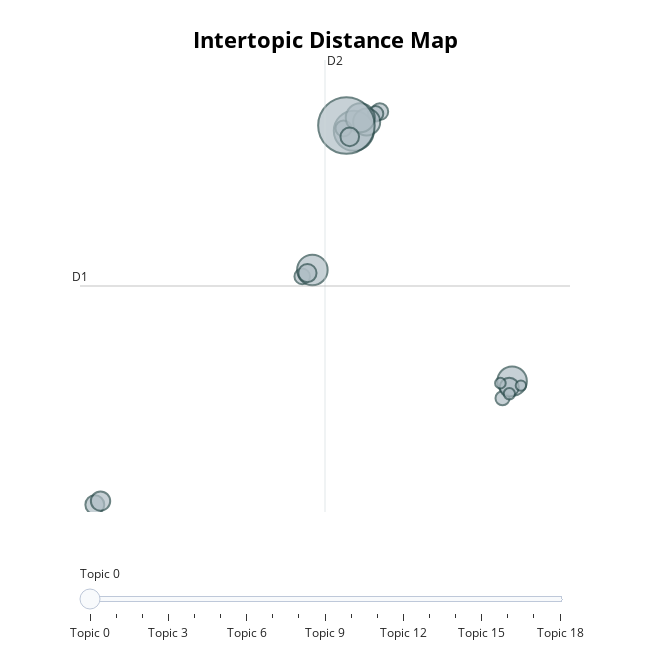

Source (notebook cell):
### Code cell
topic_model.visualize_topics() # визуализация топиков

### Figure 1 — Plotly figure (JSON) as saved in the notebook; plotly's stock layout.template omitted (floating-point values rounded to 4 significant figures)
{"data": [{"customdata": [[0, "дым | курю | shmouk | никотин | курим", 69], [1, "око | черепа | crew | dead | демоны", 98], [2, "всё | нам | мир | тебе | лишь", 303], [3, "ремонту | жако | дойчланд | эй | tag", 82], [4, "нам | всё | эй | жизнь | героиновый", 127], [5, "её | хочет | хочу | сука | мной", 558], [6, "времена | рухнет | тап | всё | сошел", 38], [7, "пены | витамины | воду | drugs | папа", 39], [8, "outsider | тебе | снова | хочу | тобой", 90], [9, "деньги | money | cash | мои | денег", 255], [10, "gang | сука | эй | bitch | skittles", 84], [11, "эй | рэп | yeah | сука | всё", 292], [12, "москва | русский | эй | всё | нам", 324], [13, "сука | gang | эй | ling | yeah", 115], [14, "дым | снова | ночи | день | сон", 45], [15, "тебе | снова | нам | сука | любовь", 1111], [16, "всё | просто | боль | потребляй | снова", 124], [17, "почему | любовь | снова | всё | тебе", 120], [18, "буду | сердце | боль | тебе | напоследок", 130]], "hovertemplate": "<b>Topic %{customdata[0]}</b><br>%{customdata[1]}<br>Size: %{customdata[2]}", "legendgroup": "", "marker": {"color": "#B0BEC5", "line": {"color": "DarkSlateGrey", "width": 2}, "size": [69, 98, 303, 82, 127, 558, 38, 39, 90, 255, 84, 292, 324, 115, 45, 1111, 124, 120, 130], "sizemode": "area", "sizeref": 0.6944, "symbol": "circle"}, "mode": "markers", "name": "", "orientation": "v", "showlegend": false, "type": "scatter", "x": [13.17, 7.94, 13.58, 7.762, 13.46, 6.833, 13.96, 13.08, 6.394, 7.379, 4.632, 7.107, 5.065, 4.855, 13.47, 6.518, -4.213, 6.659, -3.97], "xaxis": "x", "y": [3.874, 23.08, 5.019, 22.94, 4.608, 21.8, 4.72, 4.886, 21.96, 22.39, 12.04, 22.68, 12.47, 12.26, 4.171, 22.15, -3.261, 21.39, -3.018], "yaxis": "y"}], "layout": {"annotations": [{"showarrow": false, "text": "D1", "x": -4.845, "y": 11.4, "yshift": 10}, {"showarrow": false, "text": "D2", "x": 5.604, "xshift": 10, "y": 26.54}], "height": 650, "hoverlabel": {"bgcolor": "white", "font": {"family": "Rockwell", "size": 16}}, "legend": {"itemsizing": "constant", "tracegroupgap": 0}, "margin": {"t": 60}, "shapes": [{"line": {"color": "#CFD8DC", "width": 2}, "type": "line", "x0": 5.604, "x1": 5.604, "y0": -3.75, "y1": 26.54}, {"line": {"color": "#9E9E9E", "width": 2}, "type": "line", "x0": -4.845, "x1": 16.05, "y0": 11.4, "y1": 11.4}], "sliders": [{"active": 0, "pad": {"t": 50}, "steps": [{"args": [{"marker.color": [["red", "#B0BEC5", "#B0BEC5", "#B0BEC5", "#B0BEC5", "#B0BEC5", "#B0BEC5", "#B0BEC5", "#B0BEC5", "#B0BEC5", "#B0BEC5", "#B0BEC5", "#B0BEC5", "#B0BEC5", "#B0BEC5", "#B0BEC5", "#B0BEC5", "#B0BEC5", "#B0BEC5"]]}], "label": "Topic 0", "method": "update"}, {"args": [{"marker.color": [["#B0BEC5", "red", "#B0BEC5", "#B0BEC5", "#B0BEC5", "#B0BEC5", "#B0BEC5", "#B0BEC5", "#B0BEC5", "#B0BEC5", "#B0BEC5", "#B0BEC5", "#B0BEC5", "#B0BEC5", "#B0BEC5", "#B0BEC5", "#B0BEC5", "#B0BEC5", "#B0BEC5"]]}], "label": "Topic 1", "method": "update"}, {"args": [{"marker.color": [["#B0BEC5", "#B0BEC5", "red", "#B0BEC5", "#B0BEC5", "#B0BEC5", "#B0BEC5", "#B0BEC5", "#B0BEC5", "#B0BEC5", "#B0BEC5", "#B0BEC5", "#B0BEC5", "#B0BEC5", "#B0BEC5", "#B0BEC5", "#B0BEC5", "#B0BEC5", "#B0BEC5"]]}], "label": "Topic 2", "method": "update"}, {"args": [{"marker.color": [["#B0BEC5", "#B0BEC5", "#B0BEC5", "red", "#B0BEC5", "#B0BEC5", "#B0BEC5", "#B0BEC5", "#B0BEC5", "#B0BEC5", "#B0BEC5", "#B0BEC5", "#B0BEC5", "#B0BEC5", "#B0BEC5", "#B0BEC5", "#B0BEC5", "#B0BEC5", "#B0BEC5"]]}], "label": "Topic 3", "method": "update"}, {"args": [{"marker.color": [["#B0BEC5", "#B0BEC5", "#B0BEC5", "#B0BEC5", "red", "#B0BEC5", "#B0BEC5", "#B0BEC5", "#B0BEC5", "#B0BEC5", "#B0BEC5", "#B0BEC5", "#B0BEC5", "#B0BEC5", "#B0BEC5", "#B0BEC5", "#B0BEC5", "#B0BEC5", "#B0BEC5"]]}], "label": "Topic 4", "method": "update"}, {"args": [{"marker.color": [["#B0BEC5", "#B0BEC5", "#B0BEC5", "#B0BEC5", "#B0BEC5", "red", "#B0BEC5", "#B0BEC5", "#B0BEC5", "#B0BEC5", "#B0BEC5", "#B0BEC5", "#B0BEC5", "#B0BEC5", "#B0BEC5", "#B0BEC5", "#B0BEC5", "#B0BEC5", "#B0BEC5"]]}], "label": "Topic 5", "method": "update"}, {"args": [{"marker.color": [["#B0BEC5", "#B0BEC5", "#B0BEC5", "#B0BEC5", "#B0BEC5", "#B0BEC5", "red", "#B0BEC5", "#B0BEC5", "#B0BEC5", "#B0BEC5", "#B0BEC5", "#B0BEC5", "#B0BEC5", "#B0BEC5", "#B0BEC5", "#B0BEC5", "#B0BEC5", "#B0BEC5"]]}], "label": "Topic 6", "method": "update"}, {"args": [{"marker.color": [["#B0BEC5", "#B0BEC5", "#B0BEC5", "#B0BEC5", "#B0BEC5", "#B0BEC5", "#B0BEC5", "red", "#B0BEC5", "#B0BEC5", "#B0BEC5", "#B0BEC5", "#B0BEC5", "#B0BEC5", "#B0BEC5", "#B0BEC5", "#B0BEC5", "#B0BEC5", "#B0BEC5"]]}], "label": "Topic 7", "method": "update"}, {"args": [{"marker.color": [["#B0BEC5", "#B0BEC5", "#B0BEC5", "#B0BEC5", "#B0BEC5", "#B0BEC5", "#B0BEC5", "#B0BEC5", "red", "#B0BEC5", "#B0BEC5", "#B0BEC5", "#B0BEC5", "#B0BEC5", "#B0BEC5", "#B0BEC5", "#B0BEC5", "#B0BEC5", "#B0BEC5"]]}], "label": "Topic 8", "method": "update"}, {"args": [{"marker.color": [["#B0BEC5", "#B0BEC5", "#B0BEC5", "#B0BEC5", "#B0BEC5", "#B0BEC5", "#B0BEC5", "#B0BEC5", "#B0BEC5", "red", "#B0BEC5", "#B0BEC5", "#B0BEC5", "#B0BEC5", "#B0BEC5", "#B0BEC5", "#B0BEC5", "#B0BEC5", "#B0BEC5"]]}], "label": "Topic 9", "method": "update"}, {"args": [{"marker.color": [["#B0BEC5", "#B0BEC5", "#B0BEC5", "#B0BEC5", "#B0BEC5", "#B0BEC5", "#B0BEC5", "#B0BEC5", "#B0BEC5", "#B0BEC5", "red", "#B0BEC5", "#B0BEC5", "#B0BEC5", "#B0BEC5", "#B0BEC5", "#B0BEC5", "#B0BEC5", "#B0BEC5"]]}], "label": "Topic 10", "method": "update"}, {"args": [{"marker.color": [["#B0BEC5", "#B0BEC5", "#B0BEC5", "#B0BEC5", "#B0BEC5", "#B0BEC5", "#B0BEC5", "#B0BEC5", "#B0BEC5", "#B0BEC5", "#B0BEC5", "red", "#B0BEC5", "#B0BEC5", "#B0BEC5", "#B0BEC5", "#B0BEC5", "#B0BEC5", "#B0BEC5"]]}], "label": "Topic 11", "method": "update"}, {"args": [{"marker.color": [["#B0BEC5", "#B0BEC5", "#B0BEC5", "#B0BEC5", "#B0BEC5", "#B0BEC5", "#B0BEC5", "#B0BEC5", "#B0BEC5", "#B0BEC5", "#B0BEC5", "#B0BEC5", "red", "#B0BEC5", "#B0BEC5", "#B0BEC5", "#B0BEC5", "#B0BEC5", "#B0BEC5"]]}], "label": "Topic 12", "method": "update"}, {"args": [{"marker.color": [["#B0BEC5", "#B0BEC5", "#B0BEC5", "#B0BEC5", "#B0BEC5", "#B0BEC5", "#B0BEC5", "#B0BEC5", "#B0BEC5", "#B0BEC5", "#B0BEC5", "#B0BEC5", "#B0BEC5", "red", "#B0BEC5", "#B0BEC5", "#B0BEC5", "#B0BEC5", "#B0BEC5"]]}], "label": "Topic 13", "method": "update"}, {"args": [{"marker.color": [["#B0BEC5", "#B0BEC5", "#B0BEC5", "#B0BEC5", "#B0BEC5", "#B0BEC5", "#B0BEC5", "#B0BEC5", "#B0BEC5", "#B0BEC5", "#B0BEC5", "#B0BEC5", "#B0BEC5", "#B0BEC5", "red", "#B0BEC5", "#B0BEC5", "#B0BEC5", "#B0BEC5"]]}], "label": "Topic 14", "method": "update"}, {"args": [{"marker.color": [["#B0BEC5", "#B0BEC5", "#B0BEC5", "#B0BEC5", "#B0BEC5", "#B0BEC5", "#B0BEC5", "#B0BEC5", "#B0BEC5", "#B0BEC5", "#B0BEC5", "#B0BEC5", "#B0BEC5", "#B0BEC5", "#B0BEC5", "red", "#B0BEC5", "#B0BEC5", "#B0BEC5"]]}], "label": "Topic 15", "method": "update"}, {"args": [{"marker.color": [["#B0BEC5", "#B0BEC5", "#B0BEC5", "#B0BEC5", "#B0BEC5", "#B0BEC5", "#B0BEC5", "#B0BEC5", "#B0BEC5", "#B0BEC5", "#B0BEC5", "#B0BEC5", "#B0BEC5", "#B0BEC5", "#B0BEC5", "#B0BEC5", "red", "#B0BEC5", "#B0BEC5"]]}], "label": "Topic 16", "method": "update"}, {"args": [{"marker.color": [["#B0BEC5", "#B0BEC5", "#B0BEC5", "#B0BEC5", "#B0BEC5", "#B0BEC5", "#B0BEC5", "#B0BEC5", "#B0BEC5", "#B0BEC5", "#B0BEC5", "#B0BEC5", "#B0BEC5", "#B0BEC5", "#B0BEC5", "#B0BEC5", "#B0BEC5", "red", "#B0BEC5"]]}], "label": "Topic 17", "method": "update"}, {"args": [{"marker.color": [["#B0BEC5", "#B0BEC5", "#B0BEC5", "#B0BEC5", "#B0BEC5", "#B0BEC5", "#B0BEC5", "#B0BEC5", "#B0BEC5", "#B0BEC5", "#B0BEC5", "#B0BEC5", "#B0BEC5", "#B0BEC5", "#B0BEC5", "#B0BEC5", "#B0BEC5", "#B0BEC5", "red"]]}], "label": "Topic 18", "method": "update"}]}], "title": {"font": {"color": "Black", "size": 22}, "text": "<b>Intertopic Distance Map</b>", "x": 0.5, "xanchor": "center", "y": 0.95, "yanchor": "top"}, "width": 650, "xaxis": {"anchor": "y", "domain": [0, 1], "range": [-4.845, 16.05], "title": {"text": ""}, "visible": false}, "yaxis": {"anchor": "x", "domain": [0, 1], "range": [-3.75, 26.54], "title": {"text": ""}, "visible": false}}}
